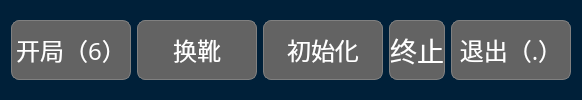
       <widget class="QGroupBox" name="groupBox_2">
        <property name="styleSheet">
         <string notr="true">border-radius:5px;
background-color: rgb(0,32, 57);
</string>
        </property>
        <property name="title">
         <string/>
        </property>
        <layout class="QGridLayout" name="gridLayout_2">
         <item row="0" column="2">
          <widget class="QPushButton" name="pu_init">
           <property name="enabled">
            <bool>false</bool>
           </property>
           <property name="minimumSize">
            <size>
             <width>120</width>
             <height>51</height>
            </size>
           </property>
           <property name="maximumSize">
            <size>
             <width>140</width>
             <height>60</height>
            </size>
           </property>
           <property name="font">
            <font>
             <family>方正粗黑宋简体</family>
             <pointsize>18</pointsize>
             <weight>50</weight>
             <bold>false</bold>
            </font>
           </property>
           <property name="styleSheet">
            <string notr="true">QPushButton{color: rgb(255, 255, 255);background:rgb(50, 73, 138);border:1px solid grey; border-radius: 8px;}
QPushButton:hover{border-color:rgb(139,170,105)}
QPushButton:pressed{border-color:gray;background-color:rgb(54, 65, 97);}
QPushButton:disabled{border-color:gray;background-color: rgb(99, 99, 99);
}</string>
           </property>
           <property name="text">
            <string>初始化</string>
           </property>
          </widget>
         </item>
         <item row="0" column="1">
          <widget class="QPushButton" name="xue_change">
           <property name="enabled">
            <bool>false</bool>
           </property>
           <property name="minimumSize">
            <size>
             <width>120</width>
             <height>51</height>
            </size>
           </property>
           <property name="maximumSize">
            <size>
             <width>140</width>
             <height>60</height>
            </size>
           </property>
           <property name="font">
            <font>
             <family>方正粗黑宋简体</family>
             <pointsize>18</pointsize>
             <weight>50</weight>
             <bold>false</bold>
            </font>
           </property>
           <property name="styleSheet">
            <string notr="true">QPushButton{color: rgb(255, 255, 255);background:rgb(50, 73, 138);border:1px solid grey; border-radius: 8px;}
QPushButton:hover{border-color:rgb(139,170,105)}
QPushButton:pressed{border-color:gray;background-color:rgb(54, 65, 97);}
QPushButton:disabled{border-color:gray;background-color: rgb(99, 99, 99);
}</string>
           </property>
           <property name="text">
            <string>换靴</string>
           </property>
          </widget>
         </item>
         <item row="0" column="0">
          <widget class="QPushButton" name="pu_start">
           <property name="enabled">
            <bool>false</bool>
           </property>
           <property name="minimumSize">
            <size>
             <width>120</width>
             <height>51</height>
            </size>
           </property>
           <property name="maximumSize">
            <size>
             <width>140</width>
             <height>60</height>
            </size>
           </property>
           <property name="font">
            <font>
             <family>方正粗黑宋简体</family>
             <pointsize>18</pointsize>
            </font>
           </property>
           <property name="styleSheet">
            <string notr="true">QPushButton{color: rgb(255, 255, 255);background:rgb(50, 73, 138);border:1px solid grey; border-radius: 8px;}
QPushButton:hover{border-color:rgb(139,170,105)}
QPushButton:pressed{border-color:gray;background-color:rgb(54, 65, 97);}
QPushButton:disabled{border-color:gray;background-color: rgb(99, 99, 99);
}</string>
           </property>
           <property name="text">
            <string>开局（6）</string>
           </property>
           <property name="checkable">
            <bool>true</bool>
           </property>
           <property name="checked">
            <bool>false</bool>
           </property>
           <property name="autoRepeat">
            <bool>false</bool>
           </property>
          </widget>
         </item>
         <item row="0" column="4">
          <widget class="QPushButton" name="pu_exit">
           <property name="enabled">
            <bool>false</bool>
           </property>
           <property name="minimumSize">
            <size>
             <width>120</width>
             <height>51</height>
            </size>
           </property>
           <property name="maximumSize">
            <size>
             <width>140</width>
             <height>60</height>
            </size>
           </property>
           <property name="font">
            <font>
             <family>方正粗黑宋简体</family>
             <pointsize>18</pointsize>
             <weight>50</weight>
             <bold>false</bold>
            </font>
           </property>
           <property name="styleSheet">
            <string notr="true">QPushButton{color: rgb(255, 255, 255);background:rgb(50, 73, 138);border:1px solid grey; border-radius: 8px;}
QPushButton:hover{border-color:rgb(139,170,105)}
QPushButton:pressed{border-color:gray;background-color:rgb(54, 65, 97);}
QPushButton:disabled{border-color:gray;background-color: rgb(99, 99, 99);
}</string>
           </property>
           <property name="text">
            <string>退出（.）</string>
           </property>
          </widget>
         </item>
         <item row="0" column="3">
          <widget class="QPushButton" name="pu_end">
           <property name="enabled">
            <bool>false</bool>
           </property>
           <property name="maximumSize">
            <size>
             <width>140</width>
             <height>60</height>
            </size>
           </property>
           <property name="font">
            <font>
             <family>方正粗黑宋简体</family>
             <pointsize>20</pointsize>
            </font>
           </property>
           <property name="styleSheet">
            <string notr="true">QPushButton{color: rgb(255, 255, 255);background:rgb(50, 73, 138);border:1px solid grey; border-radius: 8px;}
QPushButton:hover{border-color:rgb(139,170,105)}
QPushButton:pressed{border-color:gray;background-color:rgb(54, 65, 97);}
QPushButton:disabled{border-color:gray;background-color: rgb(99, 99, 99);
}</string>
           </property>
           <property name="text">
            <string>终止</string>
           </property>
          </widget>
         </item>
        </layout>
       </widget>
